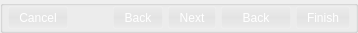
            <widget class="QGroupBox" name="groupBox">
             <property name="sizePolicy">
              <sizepolicy hsizetype="Preferred" vsizetype="Minimum">
               <horstretch>0</horstretch>
               <verstretch>0</verstretch>
              </sizepolicy>
             </property>
             <property name="minimumSize">
              <size>
               <width>0</width>
               <height>33</height>
              </size>
             </property>
             <property name="maximumSize">
              <size>
               <width>16777215</width>
               <height>33</height>
              </size>
             </property>
             <property name="styleSheet">
              <string notr="true">#groupBox{
    background-color: qlineargradient(spread:repeat, x1:0, y1:0, x2:0, y2:1, stop:0 rgba(27, 27, 27, 40), stop:0.510753 rgba(9, 9, 9, 70), stop:1 rgba(0, 0, 0, 40));
	border-top: 1px solid rgba(255, 255, 255, 100)/*white*/
}

/*background-color: qlineargradient(spread:repeat, x1:0, y1:0, x2:0, y2:1, stop:0 rgba(27, 27, 27, 70), stop:0.510753 rgba(9, 9, 9, 125), stop:1 rgba(0, 0, 0, 70));*/

QPushButton{
	padding: 3px 10px 3px 10px;
	color: white;
	border:0px;
	border-radius:2px;
    background-color: qlineargradient(spread:repeat, x1:0, y1:0, x2:0, y2:1, stop:0 rgba(27, 27, 27, 0), stop:0.510753 rgba(9, 9, 9, 10), stop:1 rgba(0, 0, 0, 0));
	/*background-color: qlineargradient(spread:pad, x1:0.5, y1:1, x2:0.5, y2:0, stop:0 rgba(120, 146, 172, 255), stop:0.0155729 rgba(99, 141, 164, 255), stop:0.538376 rgba(49, 84, 106, 255), stop:1 rgba(51, 72, 91, 255))*/
}

QPushButton::flat:hover{
	border:1px solid  rgba(255, 255, 255, 40);
	border-radius:2px;
    background-color:qlineargradient(spread:pad, x1:0, y1:0, x2:0, y2:1, stop:0 rgba(127, 127, 127, 10), stop:0.513661 rgba(231, 231, 231, 50), stop:1 rgba(94, 94, 94, 10))
}

QPushButton::flat{
	border:1px solid  rgba(255, 255, 255, 30);
	border-radius:2px;
    background-color: qlineargradient(spread:repeat, x1:0, y1:0, x2:0, y2:1, stop:0 rgba(27, 27, 27, 0), stop:0.510753 rgba(9, 9, 9, 10), stop:1 rgba(0, 0, 0, 0));
}

QPushButton::flat:pressed{
	border:1px solid  rgba(255, 255, 255, 15);
	border-radius:2px;
	padding: 3px 10px 3px 10px;
    background-color:qlineargradient(spread:pad, x1:0, y1:0, x2:1, y2:0, stop:0 rgba(52, 52, 52, 50));
}
</string>
             </property>
             <property name="title">
              <string/>
             </property>
             <property name="flat">
              <bool>true</bool>
             </property>
             <layout class="QGridLayout" name="gridLayout_13">
              <property name="leftMargin">
               <number>5</number>
              </property>
              <property name="topMargin">
               <number>0</number>
              </property>
              <property name="rightMargin">
               <number>5</number>
              </property>
              <property name="bottomMargin">
               <number>0</number>
              </property>
              <property name="horizontalSpacing">
               <number>5</number>
              </property>
              <property name="verticalSpacing">
               <number>0</number>
              </property>
              <item row="0" column="4">
               <widget class="QPushButton" name="backManagerPageButton">
                <property name="minimumSize">
                 <size>
                  <width>70</width>
                  <height>23</height>
                 </size>
                </property>
                <property name="maximumSize">
                 <size>
                  <width>200</width>
                  <height>23</height>
                 </size>
                </property>
                <property name="text">
                 <string>Back</string>
                </property>
                <property name="icon">
                 <iconset resource="../../icons/icons.qrc">
                  <normaloff>:/icons/arrow-left.png</normaloff>:/icons/arrow-left.png</iconset>
                </property>
                <property name="flat">
                 <bool>true</bool>
                </property>
               </widget>
              </item>
              <item row="0" column="2">
               <widget class="QPushButton" name="buttonBack">
                <property name="minimumSize">
                 <size>
                  <width>0</width>
                  <height>23</height>
                 </size>
                </property>
                <property name="maximumSize">
                 <size>
                  <width>16777215</width>
                  <height>23</height>
                 </size>
                </property>
                <property name="text">
                 <string>Back</string>
                </property>
                <property name="icon">
                 <iconset resource="../../icons/icons.qrc">
                  <normaloff>:/icons/arrow-left.png</normaloff>:/icons/arrow-left.png</iconset>
                </property>
                <property name="flat">
                 <bool>true</bool>
                </property>
               </widget>
              </item>
              <item row="0" column="0">
               <widget class="QPushButton" name="buttonCancel">
                <property name="minimumSize">
                 <size>
                  <width>0</width>
                  <height>23</height>
                 </size>
                </property>
                <property name="maximumSize">
                 <size>
                  <width>16777215</width>
                  <height>23</height>
                 </size>
                </property>
                <property name="toolTip">
                 <string>Cancel</string>
                </property>
                <property name="text">
                 <string>Cancel</string>
                </property>
                <property name="icon">
                 <iconset resource="../../icons/icons.qrc">
                  <normaloff>:/icons/cross.png</normaloff>:/icons/cross.png</iconset>
                </property>
                <property name="flat">
                 <bool>true</bool>
                </property>
               </widget>
              </item>
              <item row="0" column="3">
               <widget class="QPushButton" name="buttonNext">
                <property name="minimumSize">
                 <size>
                  <width>0</width>
                  <height>23</height>
                 </size>
                </property>
                <property name="maximumSize">
                 <size>
                  <width>16777215</width>
                  <height>23</height>
                 </size>
                </property>
                <property name="layoutDirection">
                 <enum>Qt::RightToLeft</enum>
                </property>
                <property name="text">
                 <string>Next</string>
                </property>
                <property name="icon">
                 <iconset resource="../../icons/icons.qrc">
                  <normaloff>:/icons/arrow-right.png</normaloff>:/icons/arrow-right.png</iconset>
                </property>
                <property name="checkable">
                 <bool>false</bool>
                </property>
                <property name="autoRepeat">
                 <bool>false</bool>
                </property>
                <property name="autoExclusive">
                 <bool>false</bool>
                </property>
                <property name="autoDefault">
                 <bool>false</bool>
                </property>
                <property name="default">
                 <bool>false</bool>
                </property>
                <property name="flat">
                 <bool>true</bool>
                </property>
               </widget>
              </item>
              <item row="0" column="1">
               <spacer name="horizontalSpacer_16">
                <property name="orientation">
                 <enum>Qt::Horizontal</enum>
                </property>
                <property name="sizeHint" stdset="0">
                 <size>
                  <width>40</width>
                  <height>20</height>
                 </size>
                </property>
               </spacer>
              </item>
              <item row="0" column="5">
               <widget class="QPushButton" name="buttonFinish">
                <property name="minimumSize">
                 <size>
                  <width>0</width>
                  <height>23</height>
                 </size>
                </property>
                <property name="maximumSize">
                 <size>
                  <width>16777215</width>
                  <height>23</height>
                 </size>
                </property>
                <property name="text">
                 <string>Finish</string>
                </property>
                <property name="icon">
                 <iconset resource="../../icons/icons.qrc">
                  <normaloff>:/icons/tick.png</normaloff>:/icons/tick.png</iconset>
                </property>
                <property name="checkable">
                 <bool>false</bool>
                </property>
                <property name="autoRepeat">
                 <bool>false</bool>
                </property>
                <property name="autoExclusive">
                 <bool>false</bool>
                </property>
                <property name="autoDefault">
                 <bool>false</bool>
                </property>
                <property name="default">
                 <bool>false</bool>
                </property>
                <property name="flat">
                 <bool>true</bool>
                </property>
               </widget>
              </item>
             </layout>
            </widget>
